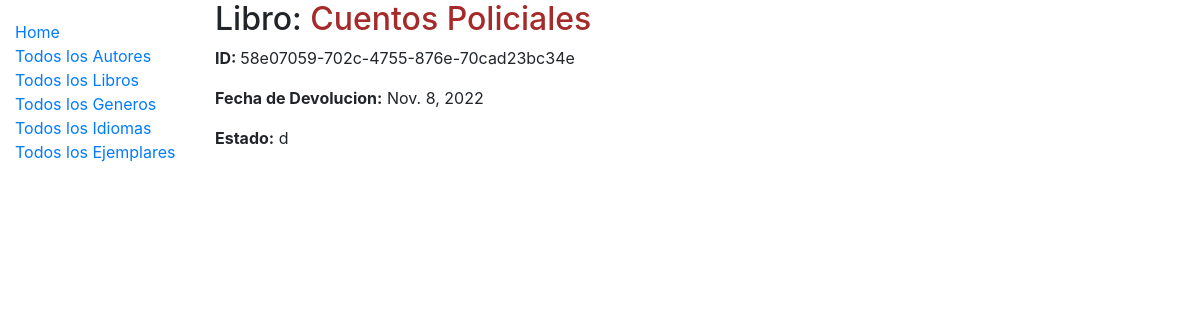
Screenshot of /catalogo/ejemplar/58e07059-702c-4755-876e-70cad23bc34e with the database file from the repository.
### catalogo/models.py (models this page shows, shortened)
class Ejemplar(models.Model):
    id = models.UUIDField(primary_key=True, default=uuid.uuid4, help_text='ID unico para este libro particular en toda la biblioteca')
    libro = models.ForeignKey(Libro, on_delete=models.SET_NULL, null=True)
    fechaDevolucion=models.DateField(null=True, blank=True)
    ESTADO_EJEMPLAR = (
        ('m', 'en Mantenimiento'),
        ('p', 'Prestado'),
        ('d', 'Disponible'),
        ('r', 'Reservado'),
    )
    estado = models.CharField(max_length=1, choices=ESTADO_EJEMPLAR, blank=True, default='d', help_text='Disponibilidad del ejemplar')
    class Meta:
        ordering = ["fechaDevolucion"]

class Libro(models.Model):
    avatar = models.ImageField('Foto', upload_to="photos", null=True, blank=True)
    titulo = models.CharField(max_length=200)
    autor = models.ForeignKey(Autor, on_delete=models.SET_NULL, null=True)
    resumen = models.TextField(max_length=1000, help_text='Ingrese un resumen del libro')
    isbn = models.CharField('ISBN', max_length=13, help_text='13 caracteres <a href="https://www.isbn-international.org/content/what-isbn">ISBN number</a>')
    genero = models.ManyToManyField(Genero, help_text='Seleccione un genero (o varios) para el libro')
    idioma = models.ForeignKey(Idioma, on_delete=models.SET_NULL, null=True)
    def __str__(self) -> str:
        return self.titulo

### catalogo/views.py (the view, shortened to what this page needs)
# urls.py: path('ejemplar/<pk>', views.EjemplarDetailView.as_view(), name='ejemplar'),
class EjemplarDetailView(generic.DetailView):
    model = Ejemplar
    template_name = 'ejemplar.html'

### catalogo/templates/ejemplar.html
{% extends "base.html" %}
{% block content %}
<h2>Libro: <a style="color: brown;" href="{% url 'libro' ejemplar.libro.id %}">{{ ejemplar.libro }}</a></h2>
<p><strong>ID: </strong>{{ ejemplar.id }}</p>
<p><strong>Fecha de Devolucion:</strong> {{ ejemplar.fechaDevolucion }}</p>
<p><strong>Estado:</strong> {{ ejemplar.estado }}</p>
{% endblock %}

### rows the page displays
Ejemplar: libro "Cuentos Policiales", id "58e07059-702c-4755-876e-70cad23bc34e", fechaDevolucion "Nov. 8, 2022", estado "d"
